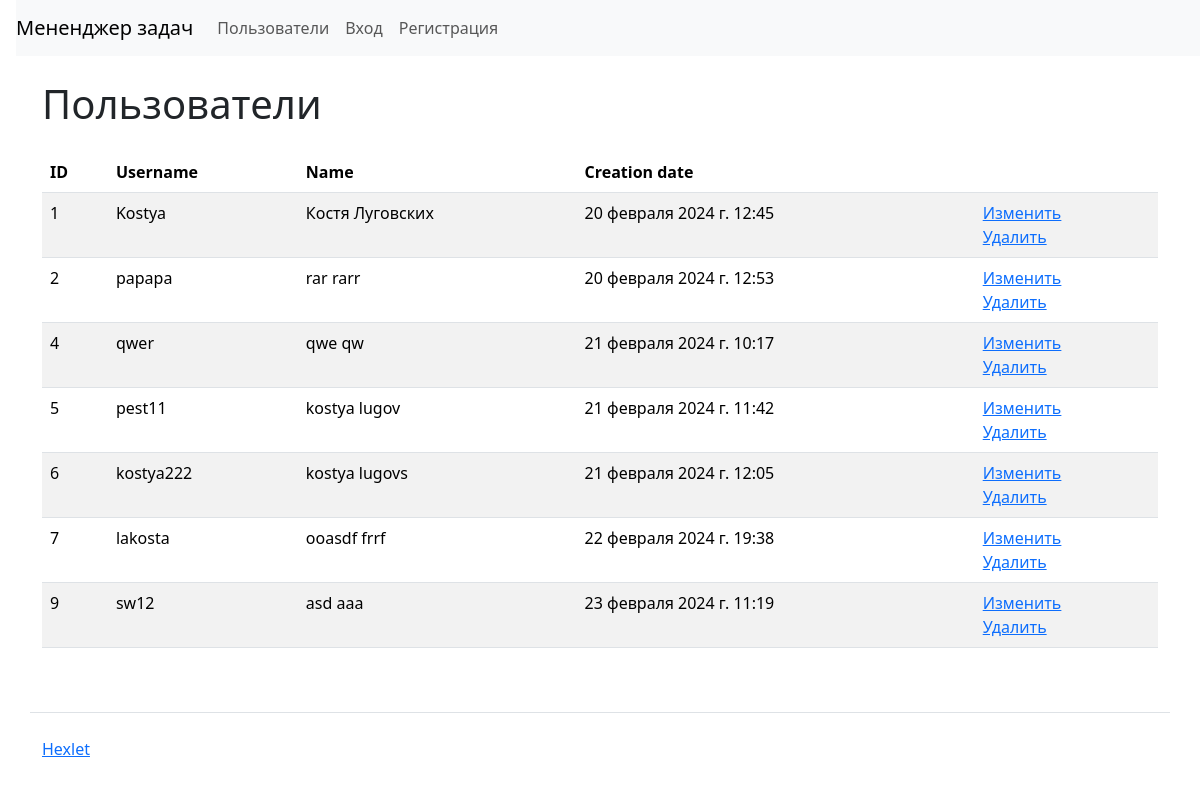
/users/, run on the app's committed database.
### task_manager/users/models.py (models this page shows)
class Users(AbstractUser):
    def __str__(self):
        return self.get_full_name()

### task_manager/users/views.py (the view)
# urls.py: path('', views.IndexView.as_view(), name='index_labels'),
class IndexView(ListView):
    model = get_user_model()
    template_name = 'users/index.html'
    context_object_name = 'users'
    def get_context_data(self, **kwargs):
        context = super().get_context_data(**kwargs)
        context['messages'] = messages.get_messages(self.request)
        return context

### task_manager/templates/users/index.html
{% extends 'layout.html' %}
{% load django_bootstrap5 i18n %}
{% block content %}
<h1 class="my-4"> {% translate "Users" %}</h1>
<table class="table table-striped">
    <thead>
        <tr>
          <th>ID</th>
          <th>{% translate "Username" %}</th>
          <th>{% translate "Name" %}</th>
          <th>{% translate "Сreation date" %}</th>
          <th></th>
        </tr>
    </thead>
    <tbody>
      {% for user in users %}
        <tr>
          <td>{{ user.id }}</td>
          <td>{{ user.username }}</td>
          <td>{{ user.first_name }} {{ user.last_name }}</td>
          <td>{{ user.date_joined }}</td>
          <td>
            <a href="{% url 'update_user' user.id %}">{% translate "Change" %}</a>
            <br>
            <a href="{% url 'delete_user' user.id %}">{% translate "Delete" %}</a>
          </td>
        </tr>
        {% endfor %}
    </tbody>
</table>
{% endblock %}

### data on the page
Users: id "1", username "Kostya", first_name "Костя", last_name "Луговских", date_joined "20 февраля 2024 г. 12:45"
Users: id "2", username "papapa", first_name "rar", last_name "rarr", date_joined "20 февраля 2024 г. 12:53"
Users: id "4", username "qwer", first_name "qwe", last_name "qw", date_joined "21 февраля 2024 г. 10:17"
Users: id "5", username "pest11", first_name "kostya", last_name "lugov", date_joined "21 февраля 2024 г. 11:42"
Users: id "6", username "kostya222", first_name "kostya", last_name "lugovs", date_joined "21 февраля 2024 г. 12:05"
Users: id "7", username "lakosta", first_name "ooasdf", last_name "frrf", date_joined "22 февраля 2024 г. 19:38"
Users: id "9", username "sw12", first_name "asd", last_name "aaa", date_joined "23 февраля 2024 г. 11:19"
